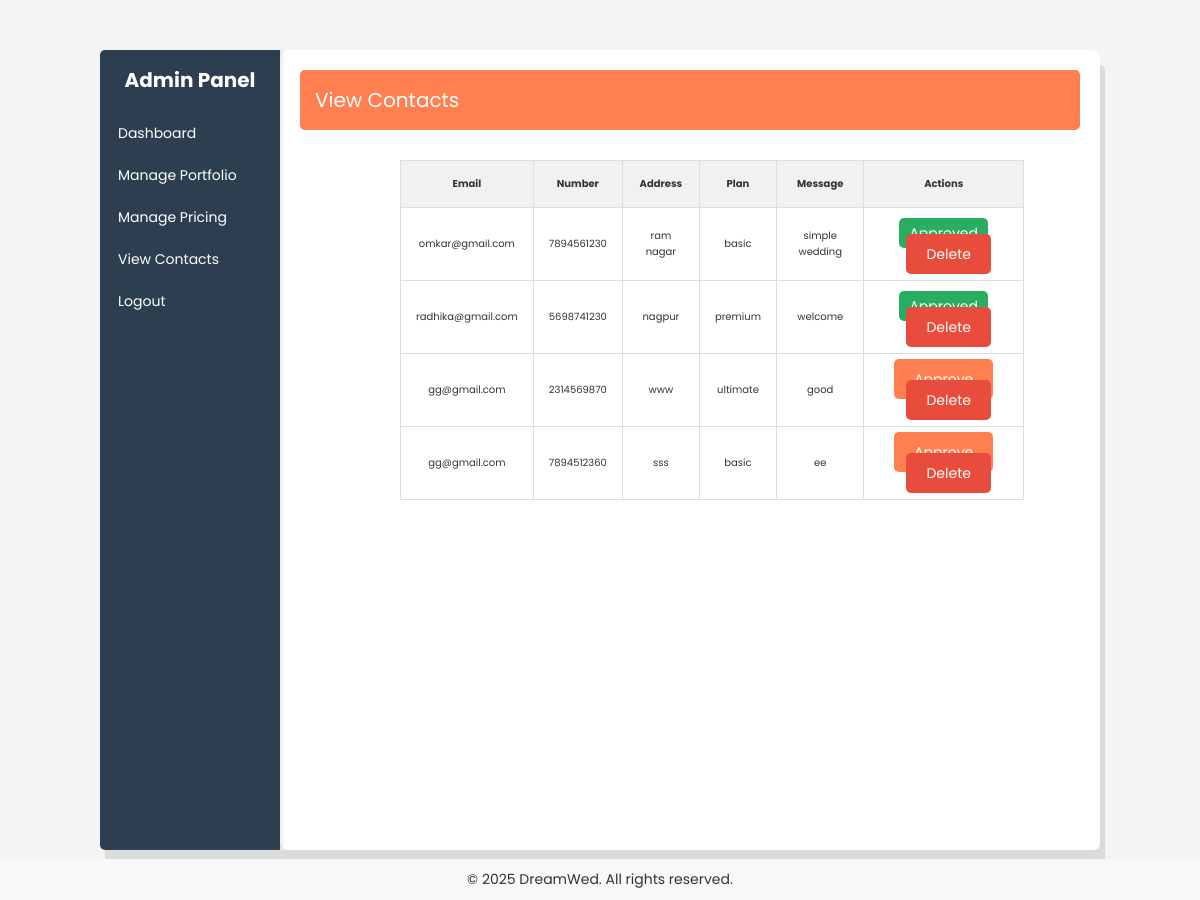
The page /admin/view_contacts.php (signed in) on the database its author committed.
### tables this page shows
CREATE TABLE `contact_form` (
  `id` int(11) NOT NULL,
  `name` varchar(100) NOT NULL,
  `email` varchar(100) NOT NULL,
  `number` varchar(15) NOT NULL,
  `plan` varchar(50) NOT NULL,
  `address` text NOT NULL,
  `message` text NOT NULL,
  `submitted_at` timestamp NOT NULL DEFAULT current_timestamp(),
  `status` varchar(20) DEFAULT 'Pending'
);

### admin/view_contacts.php (the view, shortened to what this page needs)
<?php
include '../dbconnection.php';
$query = "SELECT * FROM contact_form";
$result = mysqli_query($conn, $query);
?>
<!DOCTYPE html>
<html lang="en">
<head>
    <link rel="stylesheet" href="style.css">
</head>
<body>
    <div class="container">
        <div class="sidebar">
            <h2>Admin Panel</h2>
            <ul>
                <li><a href="admin_dashboard.php">Dashboard</a></li>
                <li><a href="manage_portfolio.php">Manage Portfolio</a></li>
                <li><a href="manage_pricing.php">Manage Pricing</a></li>
                <li><a href="view_contacts.php">View Contacts</a></li>
                <li><a href="logout.php">Logout</a></li>
            </ul>
        </div>
        <div class="content">
            <div class="header">View Contacts</div>
            <div class="contact-container">
                <table class="contact-table">
                    <thead>
                        <tr>
                            <th>Email</th>
                            <th>Number</th>
                            <th>Address</th>
                            <th>Plan</th>
                            <th>Message</th>
                            <th>Actions</th>
                        </tr>
                    </thead>
                    <tbody>
                        <?php while ($row = mysqli_fetch_assoc($result)) { ?>
                            <tr>
                                <td><?php echo htmlspecialchars($row['email']); ?></td>
                                <td><?php echo isset($row['number']) ? htmlspecialchars($row['number']) : 'N/A'; ?></td>
                                <td><?php echo isset($row['address']) ? htmlspecialchars($row['address']) : 'N/A'; ?></td>
                                <td><?php echo isset($row['plan']) ? htmlspecialchars($row['plan']) : 'N/A'; ?></td>
                                <td><?php echo htmlspecialchars($row['message']); ?></td>
                                <td>
                                    <?php if ($row['status'] !== 'Approved') { ?>
                                        <a href="view_contacts.php?approve_id=<?php echo $row['id']; ?>" class="btn-approve">Approve</a>
                                    <?php } else { ?>
                                        <span class="approved">Approved</span>
                                    <?php } ?>
                                    <a href="delete_contact.php?id=<?php echo $row['id']; ?>" class="btn-delete">Delete</a>
                                </td>
                            </tr>
                        <?php } ?>
                    </tbody>
                </table>
            </div>
        </div>
    </div>
    <div class="footer">
        &copy; 2025 DreamWed. All rights reserved.
    </div>
</body>
</html>

### style.css (style rules this page uses)
:root { --color: rgb(183, 174, 16); --gold: #daa520; --white: #fff; --black: #222; --trasparent-white: rgba(255, 255, 255, 0.3); --border: 0.2rem solid var(--black); --box-shadow: 0.5rem 1.5rem rgba(0, 0, 0, 0.1); }
* { font-family: "poppins", sans-serif; margin: 0; padding: 0; box-sizing: border-box; outline: none; border: none; text-decoration: none; }
html { font-size: 62.5%; overflow-x: hidden; }
body { background: url(images/background.jpg); background-size: cover; background-position: center; background-attachment: fixed; }
.container { border-radius: 0.5rem; overflow: hidden; background: var(--trasparent-white); backdrop-filter: blur(0.5rem); max-width: 1200px; margin: 10rem auto; box-shadow: var(--box-shadow); }
.header { position: relative; z-index: 1000; background: var(--trasparent-white); display: flex; align-items: center; justify-content: space-between; }
.footer { background: var(--trasparent-white); }
@media (max-width: 1200px) { .container { margin: 5rem 10rem; } }

### admin/view_contacts.php (style rules this page uses)
body { font-family: 'Arial', sans-serif; background-color: #f4f4f4; margin: 0; padding: 0; color: #333; }
.container { display: flex; height: 100vh; }
.sidebar { width: 180px; height: 100%; background-color: #2c3e50; color: white; padding: 15px 10px; position: fixed; top: 0; left: 0; box-shadow: 2px 0 5px rgba(0, 0, 0, 0.1); display: flex; flex-direction: column; justify-content: flex-start; }
.sidebar h2 { text-align: center; font-size: 20px; color: #fff; margin-bottom: 20px; }
.sidebar ul { padding: 0; list-style: none; }
.sidebar ul li { padding: 8px; margin-bottom: 5px; border-radius: 5px; transition: background-color 0.3s ease; }
.sidebar ul li a { color: white; text-decoration: none; display: block; font-size: 14px; }
.content { margin-left: 180px; padding: 20px; width: calc(100% - 180px); background-color: #ffffff; border-radius: 8px; box-shadow: 0 0 10px rgba(0, 0, 0, 0.1); overflow-y: auto; }
.header { background-color: #ff7f50; color: white; padding: 15px; text-align: center; font-size: 20px; margin-bottom: 30px; border-radius: 5px; }
.footer { text-align: center; background-color: #f8f8f8; padding: 10px; font-size: 14px; position: fixed; bottom: 0; width: 100%; }
table { width: 80%; margin-left: 10rem; border-collapse: collapse; margin-top: 20px; }
table th, table td { padding: 15px; text-align: center; border: 1px solid #ddd; }
table th { background-color: #f1f1f1; font-weight: bold; }
.btn-approve, .btn-delete { background-color: #ff7f50; color: white; padding: 10px 20px; border-radius: 5px; text-decoration: none; font-size: 14px; transition: background-color 0.3s ease; }
.approved { background-color: #27ae60; color: white; padding: 5px 10px; border-radius: 5px; font-size: 14px; }
.btn-delete { background-color: #e74c3c; margin-left: 10px; }

### rows shown on the page
contact_form: email "omkar@gmail.com", number "7894561230", address "ram nagar", plan "basic", message "simple wedding", status "Approved"
contact_form: email "radhika@gmail.com", number "5698741230", address "nagpur", plan "premium", message "welcome", status "Approved"
contact_form: email "gg@gmail.com", number "2314569870", address "www", plan "ultimate", message "good"
contact_form: email "gg@gmail.com", number "7894512360", address "sss", plan "basic", message "ee"
